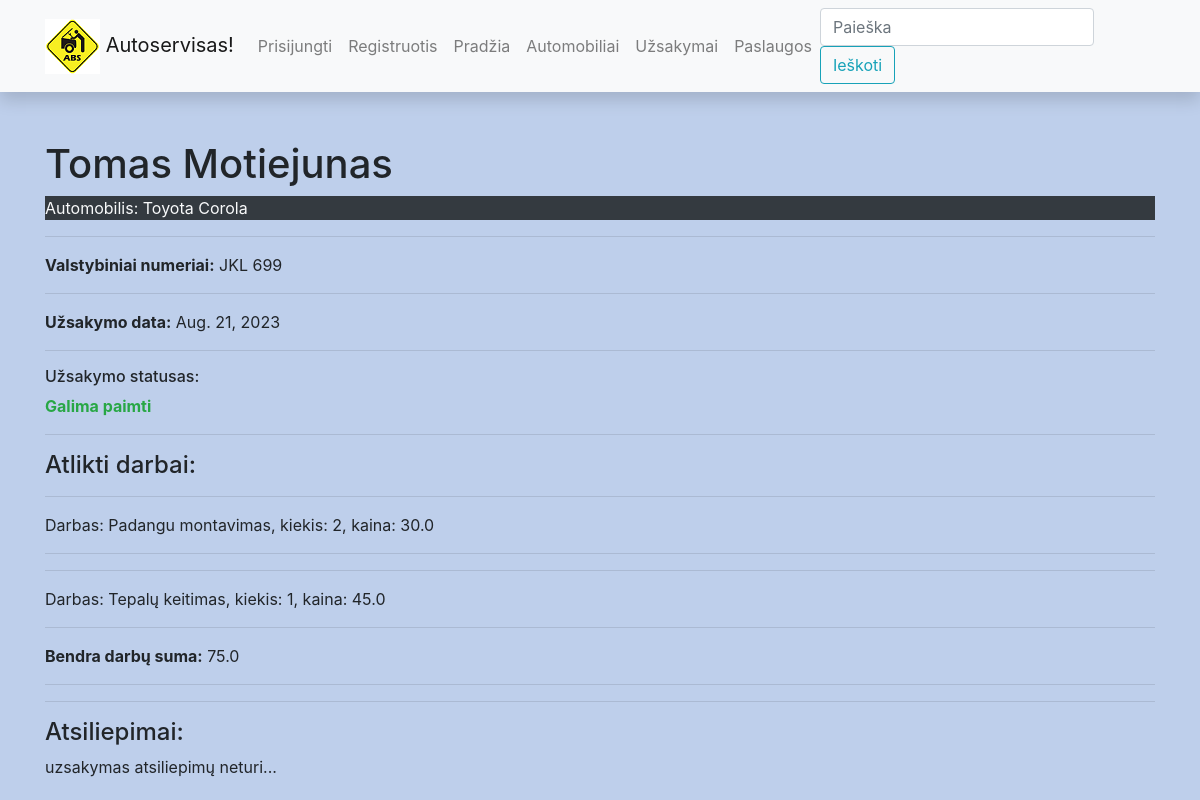
Page /autoservisas/uzsakymai/2365c4fe-381e-4c2e-afc5-cb844e732b01 on the earlier database version.
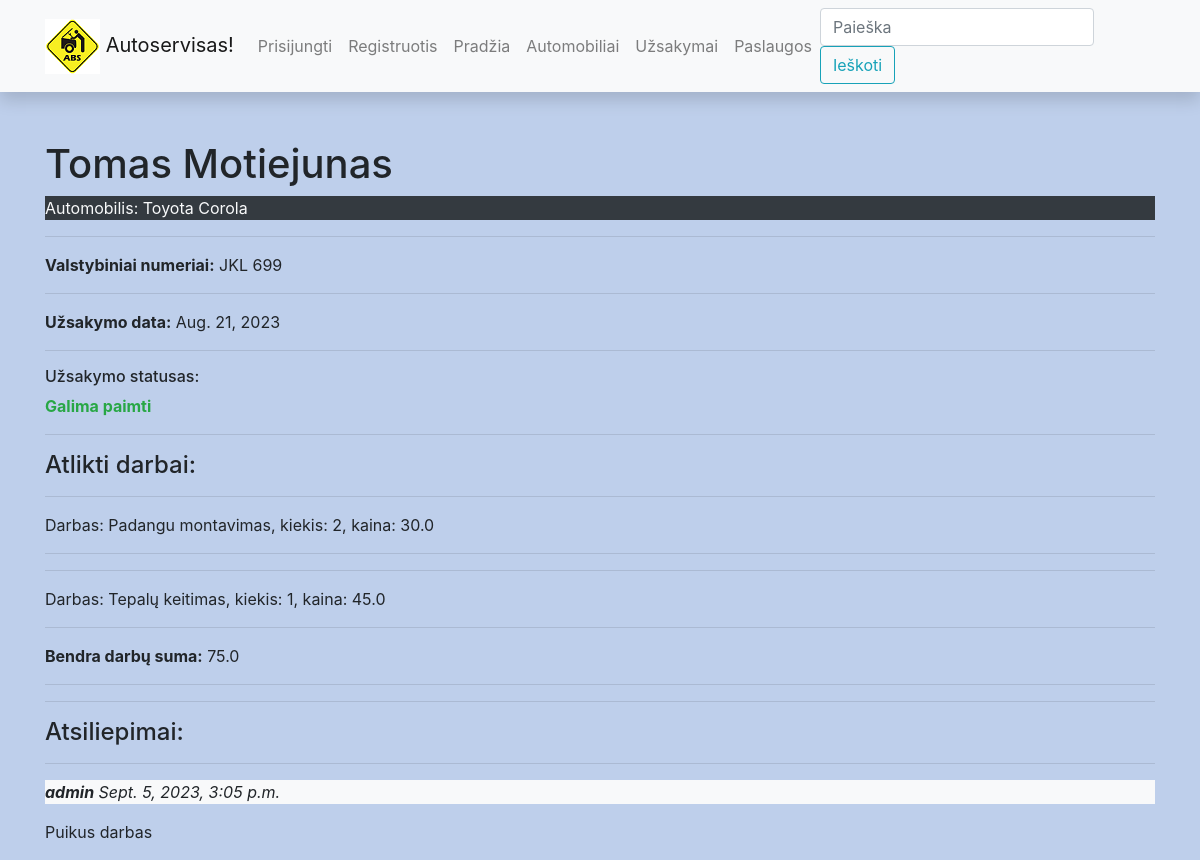
Same page on the later database version.
### autoservisas/models.py (models this page shows, shortened)
class Uzsakymoeilutes(models.Model):
    kiekis = models.IntegerField('Uzsakymu kiekis', help_text='Kiek kartų užsakyta')
    uzsakymas = models.ForeignKey('Uzsakymas', on_delete=models.SET_NULL, null=True, related_name='uzsakymoeilutes_set')
    paslaugos = models.ForeignKey('Paslaugos', on_delete=models.SET_NULL, null=True)
    @property
    def kaina(self):
        return self.kiekis * self.paslaugos.kaina
    class Meta:
        verbose_name = 'Visi užsakymai'
        verbose_name_plural = 'Užsakymų eilutės'

class Paslaugos(models.Model):
    pavadinimas = models.CharField('Paslaugos pavadinimas', max_length=100)
    kaina = models.FloatField('Paslaugos kaina')
    class Meta:
        verbose_name = 'Paslauga'
        verbose_name_plural = 'Paslaugos'

class UzsakymasReview(models.Model):
    content = models.TextField('Atsiliepimas', max_length=2000)
    date_created = models.DateTimeField(auto_now_add=True)
    uzsakymas = models.ForeignKey('Uzsakymas', on_delete=models.CASCADE, related_name='uzsakymasreview_set', blank=True)
    reviewer = models.ForeignKey(User, on_delete=models.SET_NULL, null=True, blank=True)

### autoservisas/views.py (the view, shortened to what this page needs)
# urls.py: path('uzsakymai/<uuid:pk>', views.UzsakymasDetailView.as_view(), name='uzsakymas-one'),
class UzsakymasDetailView(generic.edit.FormMixin, generic.DetailView):
    model = Uzsakymas
    context_object_name = 'uzsak'
    template_name = 'uzsakymas_detail.html'
    form_class = UzsakymasReviewForm

### autoservisas/forms.py
class UzsakymasReviewForm(forms.ModelForm):
    class Meta:
        model = UzsakymasReview
        fields = ('content', 'uzsakymas', 'reviewer')
        widgets = {
            'uzsakymas': forms.HiddenInput(),
            'reviewer': forms.HiddenInput()
        }

### autoservisas/models.py (called while the page is built)
    @property
    def suma(self):
        return sum([uzsakymas.kaina for uzsakymas in self.uzsakymoeilutes_set.all()])

### autoservisas/templates/uzsakymas_detail.html (shortened to what this page needs)
{% extends 'base.html' %}
{% load static %}
{% block content %}
<h1>{{ uzsak.automobilis.klientas | safe }}</h1>
<p class="text-light bg-dark">Automobilis: {{ uzsak.automobilis.automobiliomodelis.marke }}
                                            {{ uzsak.automobilis.automobiliomodelis.modelis }}</p>
<hr/>
<p><strong>Valstybiniai numeriai:</strong> {{ uzsak.automobilis.valstybinis_nr}} </p>
<hr/>
<p><strong>Užsakymo data:</strong> {{ uzsak.data}} </p>
<hr/>
<h6>Užsakymo statusas:</h6>
    <p class="{% if uzsak.status == 'p' %} text-danger
              {% elif uzsak.status == 't' %} text-warning bg-dark
              {% else %} text-success
              {% endif %}">
     <strong>{{ uzsak.get_status_display }}</strong></p>
<hr/>
<h4>Atlikti darbai: </h4>
{% for darbas in uzsak.uzsakymoeilutes_set.all %}
<hr/>
<p>Darbas: {{ darbas.paslaugos.pavadinimas }}, kiekis: {{ darbas.kiekis }}, kaina: {{ darbas.kaina }}</p>
<hr/>
{% endfor %}
<p> <strong>Bendra darbų suma:</strong> {{ uzsak.suma }}</p>
<hr/>
<hr/>
<h4>Atsiliepimai:</h4>
{% if uzsak.uzsakymasreview_set.all %}
    {% for review_o in uzsak.uzsakymasreview_set.all %}
        <hr/>
<p class="bg-light"><em><strong>{{ review_o.reviewer }}</strong> {{ review_o.date_created }}</em></p>
        <p>{{ review_o.content }}</p>
    {% endfor %}
{% else %}
    <p>uzsakymas atsiliepimų neturi...</p>
{% endif %}
{% endblock %}

Differences in the rows shown:
added UzsakymasReview: reviewer "admin", date_created "Sept. 5, 2023, 3:05 p.m.", content "Puikus darbas"
Other differences:
text no longer shown: "uzsakymas atsiliepimų neturi..."
